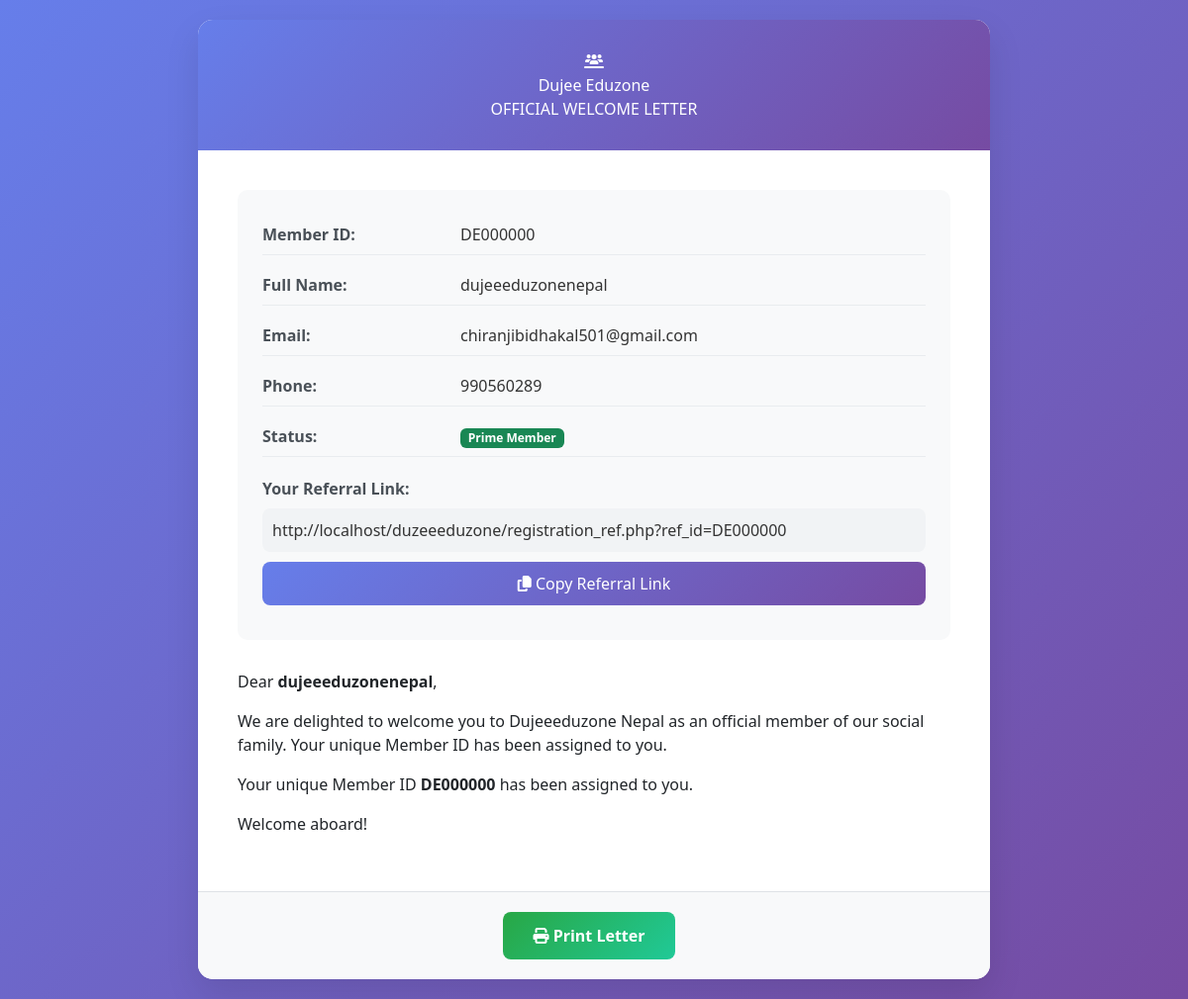
Page /joining_letter.php?mlm_id=DE000000 on the committed database.
### tables this page shows
CREATE TABLE `members` (
  `id` int(11) NOT NULL,
  `mlm_id` varchar(20) NOT NULL,
  `ref_id` varchar(20) DEFAULT NULL,
  `full_name` varchar(100) NOT NULL,
  `phone` varchar(15) NOT NULL,
  `email` varchar(100) DEFAULT NULL,
  `roll_no` varchar(50) NOT NULL,
  `rp` int(11) DEFAULT NULL,
  `sp` int(11) DEFAULT NULL,
  `password` varchar(255) NOT NULL,
  `country` varchar(50) NOT NULL,
  `blood_group` varchar(10) NOT NULL,
  `status` enum('red','prime') DEFAULT 'red',
  `joining_date` timestamp NOT NULL DEFAULT current_timestamp(),
  `reg_date` timestamp NOT NULL DEFAULT current_timestamp(),
  `account_holder` varchar(100) DEFAULT NULL,
  `bank_name` varchar(100) DEFAULT NULL,
  `account_number` varchar(50) DEFAULT NULL,
  `ifsc_code` varchar(20) DEFAULT NULL,
  `branch_name` varchar(100) DEFAULT NULL
);

### joining_letter.php (the view, shortened to what this page needs)
<?php
include 'db.php';
$mlm_id = isset($_GET['mlm_id']) ? trim($_GET['mlm_id']) : '';
$stmt = $mysqli->prepare("SELECT * FROM members WHERE mlm_id = ?");
$stmt->bind_param("s", $mlm_id);
$stmt->execute();
$result = $stmt->get_result();
$member = $result->fetch_assoc();
?>
<!DOCTYPE html>
<html lang="en">
<head>
    <link href="https://cdn.jsdelivr.net/npm/bootstrap@5.3.3/dist/css/bootstrap.min.css" rel="stylesheet">
    <link rel="stylesheet" href="https://cdnjs.cloudflare.com/ajax/libs/font-awesome/6.5.0/css/all.min.css">
</head>
<body>
    <div class="letter-container">
        <div class="letter-header">
            <div class="company-logo"><i class="fa-solid fa-users-line"></i></div>
            <div class="company-name">Dujee Eduzone </div>
            <div class="company-tagline">OFFICIAL WELCOME LETTER</div>
        </div>
        <div class="letter-body">
            <div class="member-details" style="background: #f8f9fa; border-radius: 10px; padding: 25px; margin-bottom: 30px;">
                <div style="display: flex; margin-bottom: 10px; padding: 8px 0; border-bottom: 1px solid #e9ecef;">
                    <div style="font-weight: bold; width: 200px; color: #495057;">Member ID:</div>
                    <div style="color: #333; flex: 1;"><?php echo htmlspecialchars($member['mlm_id']); ?></div>
                </div>
                <div style="display: flex; margin-bottom: 10px; padding: 8px 0; border-bottom: 1px solid #e9ecef;">
                    <div style="font-weight: bold; width: 200px; color: #495057;">Full Name:</div>
                    <div style="color: #333; flex: 1;"><?php echo htmlspecialchars($member['full_name']); ?></div>
                </div>
                <div style="display: flex; margin-bottom: 10px; padding: 8px 0; border-bottom: 1px solid #e9ecef;">
                    <div style="font-weight: bold; width: 200px; color: #495057;">Email:</div>
                    <div style="color: #333; flex: 1;"><?php echo htmlspecialchars($member['email']); ?></div>
                </div>
                <div style="display: flex; margin-bottom: 10px; padding: 8px 0; border-bottom: 1px solid #e9ecef;">
                    <div style="font-weight: bold; width: 200px; color: #495057;">Phone:</div>
                    <div style="color: #333; flex: 1;"><?php echo htmlspecialchars($member['phone']); ?></div>
                </div>
                <div style="display: flex; margin-bottom: 10px; padding: 8px 0; border-bottom: 1px solid #e9ecef;">
                    <div style="font-weight: bold; width: 200px; color: #495057;">Status:</div>
                    <div style="color: #333; flex: 1;">
                        <span class="badge bg-<?php echo $member['status'] == 'prime' ? 'success' : 'danger'; ?>">
                            <?php echo ucfirst($member['status']); ?> Member
                        </span>
                    </div>
                </div>
<div style="display: flex; flex-direction: column; padding: 10px 0;">
    <div style="font-weight: bold; color: #495057;">Your Referral Link:</div>
    <div style="background: #f1f3f5; padding: 10px; border-radius: 8px; margin-top: 8px; font-weight: 500; color: #333;">
        <?php
        $referral_link = "http://localhost/duzeeeduzone/registration_ref.php?ref_id=" . urlencode($member['mlm_id']);
        echo $referral_link;
        ?>
    </div>
    <button
      onclick="navigator.clipboard.writeText('<?php echo $referral_link; ?>'); alert('Referral link copied!');"
      style="margin-top:10px; background:linear-gradient(135deg,#667eea,#764ba2); color:white; border:none; padding:10px 18px; border-radius:8px; cursor:pointer;">
      <i class="fa fa-copy"></i> Copy Referral Link
    </button>
</div>
            </div>
            <div class="letter-content">
                <p>Dear <strong><?php echo htmlspecialchars($member['full_name']); ?></strong>,</p>
                <p>We are delighted to welcome you to Dujeeeduzone Nepal as an official member of our social family. Your unique Member ID has been assigned to you.</p>
                <p>Your unique Member ID <strong><?php echo htmlspecialchars($member['mlm_id']); ?></strong> has been assigned to you.</p>
                <p>Welcome aboard!</p>
            </div>
        </div>
        <div class="action-buttons" style="text-align: center; padding: 20px; background: #f8f9fa; border-top: 1px solid #dee2e6;">
            <button onClick="window.print()" class="btn-print" style="background: linear-gradient(135deg, #28a745 0%, #20c997 100%); color: white; border: none; padding: 12px 30px; border-radius: 8px; font-weight: bold; margin-right: 10px;">
                <i class="fa-solid fa-print"></i> Print Letter
            </button>
        </div>
    </div>
</body>
</html>

### joining_letter.php (style rules this page uses)
body { background: linear-gradient(135deg, #667eea 0%, #764ba2 100%); min-height: 100vh; padding: 20px; font-family: 'Segoe UI', Tahoma, Geneva, Verdana, sans-serif; }
.letter-container { max-width: 800px; margin: 0 auto; background: white; border-radius: 15px; box-shadow: 0 15px 35px rgba(0, 0, 0, 0.1); overflow: hidden; }
.letter-header { background: linear-gradient(135deg, #667eea 0%, #764ba2 100%); color: white; padding: 30px; text-align: center; }
.letter-body { padding: 40px; }

### rows in the picture
members: mlm "DE000000", full_name "dujeeeduzonenepal", email "chiranjibidhakal501@gmail.com", phone "990560289", status "Prime", mlm "http://localhost/duzeeeduzone/registration_ref.php?ref_id=DE000000"
